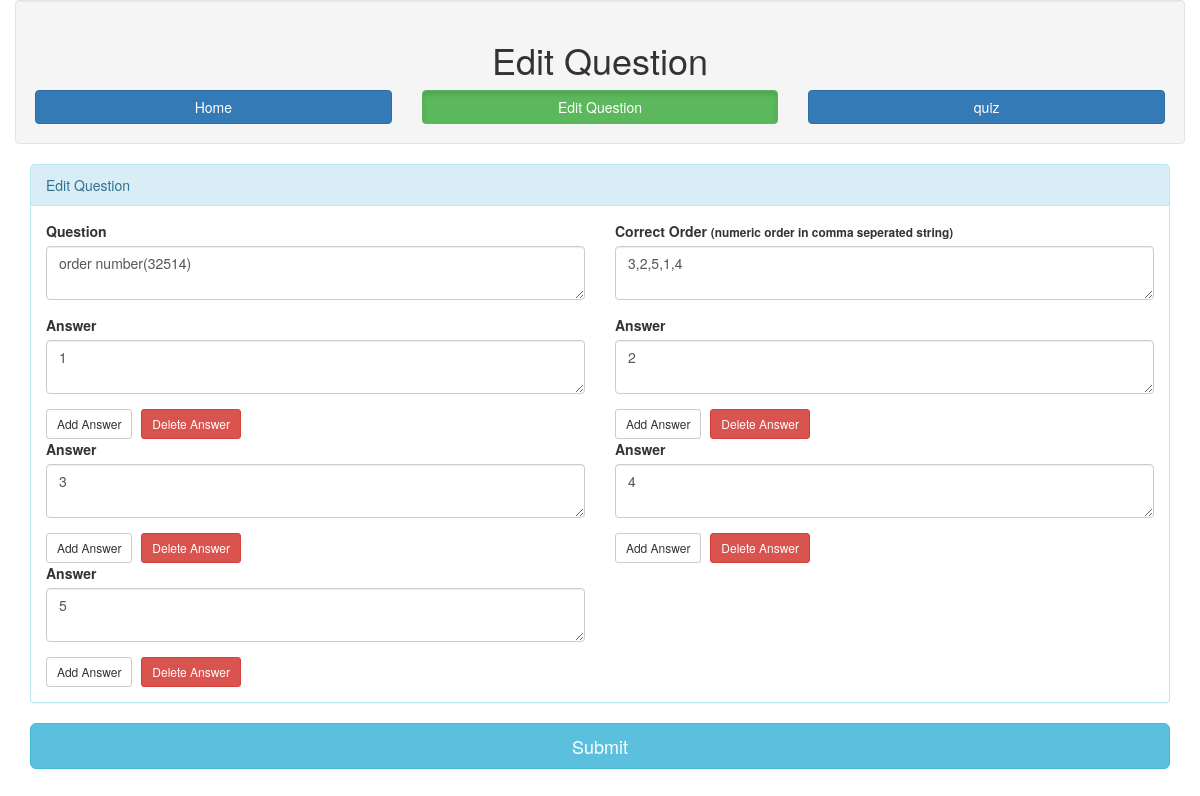
/edit_ques.php?ques=1, run on the app's committed database.
### tables this page shows
CREATE TABLE IF NOT EXISTS `master_questions` (
  `ques_id` int(11) NOT NULL AUTO_INCREMENT,
  `ques_desc` text NOT NULL,
  `ans` text NOT NULL,
  `correct_order` varchar(100) NOT NULL,
  `date_added` timestamp NOT NULL DEFAULT CURRENT_TIMESTAMP ON UPDATE CURRENT_TIMESTAMP,
  `ques_status` int(11) NOT NULL DEFAULT '1',
  PRIMARY KEY (`ques_id`)
);

### edit_ques.php (the view, shortened to what this page needs)
<?php
include('pages/connection.php');
$ques_id = $_GET['ques'];
$query = "select * from master_questions where ques_id = '$ques_id'";
$result = mysqli_query($con, $query);;
$row = mysqli_fetch_array($result);
?>
<!DOCTYPE HTML>
<html>
<head>
    <link href="css/style.css" rel="stylesheet">
    <link href="css/font-awesome.css" rel="stylesheet">
    <link href="css/bootstrap.min.css" rel="stylesheet">
</head>
<body>
<div class="container-fluid">
    <div class="well">
        <h1 class="text-center">Edit Question</h1>
        <div class="row text-center">
            <div class='col-xs-4'>
                <a href="index.php" class="btn btn-primary btn-block">Home</a>
            </div>
            <div class='col-xs-4'>
                <a href="edit_ques.php?ques=<?php echo $ques_id ?>" class="btn btn-primary btn-block active">Edit
                    Question</a>
            </div>
            <div class='col-xs-4'>
                <a href="answers.php" class="btn btn-primary btn-block">quiz</a>
            </div>
        </div>
    </div>
    <form method="post" action="pages/update_question.php">
        <div class="add_ques">
            <div class="col-md-12">
                <div class="panel panel-info">
                    <div class="panel-heading">Edit Question</div>
                    <div class="panel-body">
                        <div class="row">
                            <div class="col-md-6">
                                <div class="form-group">
                                    <label>Question</label>
                                    <textarea class="form-control" name="ques"
                                              required><?php echo $row['ques_desc'] ?></textarea>
                                </div>
                            </div>
                            <div class="col-md-6">
                                <div class="form-group">
                                    <label>Correct Order
                                        <small>(numeric order in comma seperated string)</small>
                                    </label>
                                    <textarea class="form-control" name="correct_order"
                                              required><?php echo $row['correct_order'] ?></textarea>
                                </div>
                            </div>
                        </div>
                        <div class="row">
                            <?php
                            $answers = explode(',', $row['ans'], -1);
                            foreach ($answers as $ans) {
                                echo "<div class='div-ans col-md-6'>
                                          <div class='form-group'>
                                                <label>Answer </label>
                                                <textarea class='form-control' name='ans1[]' required>" . $ans . "</textarea>
                                          </div>
                                          <button type='button'class='add-ans btn btn-sm btn-default'>Add Answer</button>
                                          <button style='margin-left:5px' type='button' class='ans-remove btn btn-sm btn-danger'>Delete Answer</button>
                                       </div>";
                            }
                            ?>
                        </div>
                    </div>
                </div>
            </div>
            <div class="col-md-12">
                <button type="submit" class="btn btn-info btn-lg btn-block">Submit</button>
            </div>
    </form>
</div>
</body>
</html>

### css/style.css (style rules this page uses)
body { font-family: arial; background: rgb(242, 244, 246); -webkit-user-select: none; -moz-user-select: none; -ms-user-select: none; user-select: none; }
.btn.btn-primary.active, .btn.btn-primary:active { color: #fff; background-color: #5cb85c; border-color: #5cb85c; outline: none; }

### data on the page
master_questions: ques "order number(32514)", correct_order "3,2,5,1,4", ans "1", ans "2", ans "3", ans "4", ans "5"
